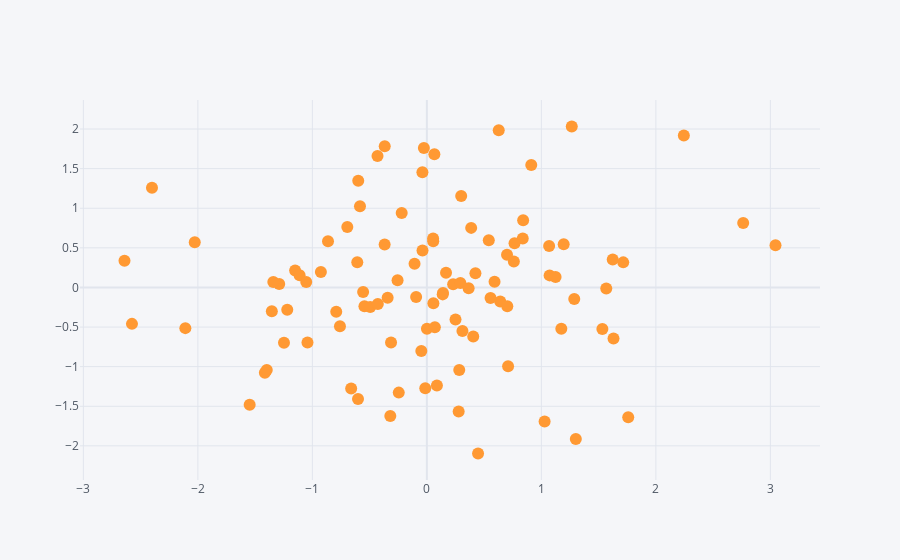

Source (notebook cell):
### Code cell
df.iplot(kind='scatter', x='A', y='B', mode='markers')
